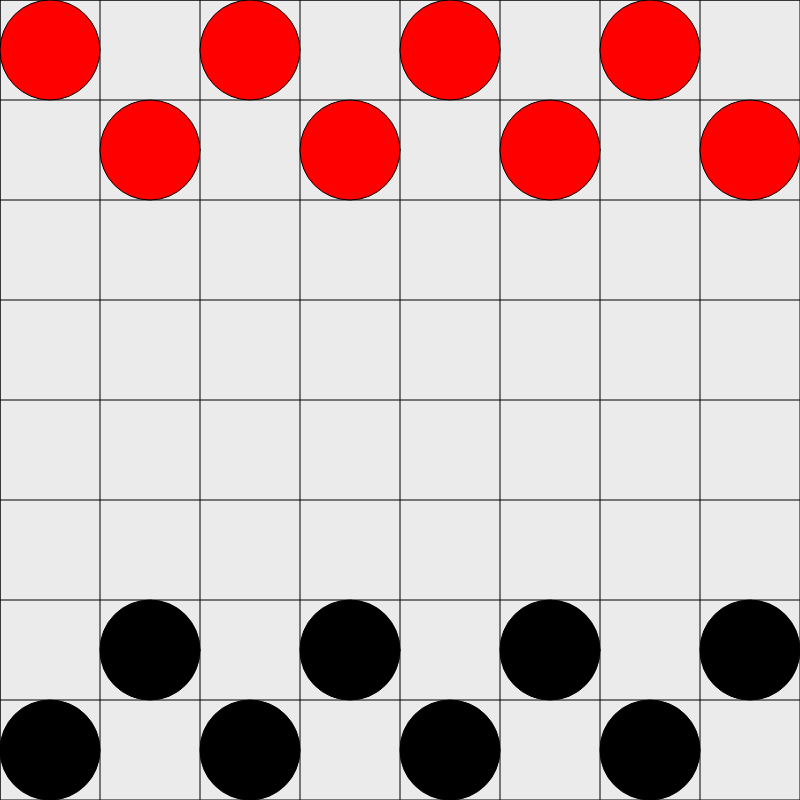
Frame 1 (no input)
Frame 60 (no input): identical to frame 1, image omitted
Frame 120 (the mouse pressed at the canvas centre since frame 60): identical to frame 1, image omitted

The p5.js sketch that drew this single still picture (run headless with seeded random() and noise() and a simulated clock; from frame 60 on, the mouse is pressed at the canvas centre):

// p5.js sketch
// ── sketch.js
// Project Title
// Your Name
// Date
//
// Extra for Experts:
// - describe what you did to take this project "above and beyond"

let state;
let x;
let y;
let dx;
let dy;
let x2;
let y2;

function setup() {
  createCanvas(800, 800);

}

function draw() {
  background(235);
  // checkState();
  gameBoard();
  redPeices();
  blackPeices();


}

// function checkState(){
//   if (state === 1){
//
//   }
// }

function gameBoard(){
  line(0, 0, 800, 0);
  line(0, 800, 800, 800);
  line(0, 0, 0, 800);
  line(800, 0, 800, 800);

  x = width/8;
  y = height/8;


  for (let i =0; i < 8; i ++){
    line(x*i, 0, x*i, 800);
    line(0, x*i, 800, x*i);
  }
}

function redPeices(){
  x = width/4;
  x2 = width/4;
  for(let i = 0; i < 4; i ++){
    fill(255, 0, 0);
    ellipse(x*i + 50, 50, 100, 100);
    ellipse(x2*i + 150, 150, 100, 100);
  }
}

function blackPeices(){
  y = width/4;
  y2 = width/4;
  for(let i = 0; i < 4; i ++){
    fill(0);
    ellipse(y*i + 50, 750, 100, 100);
    ellipse(y2*i + 150, 650, 100, 100);

  }
}

function moveRed(){
  
}
